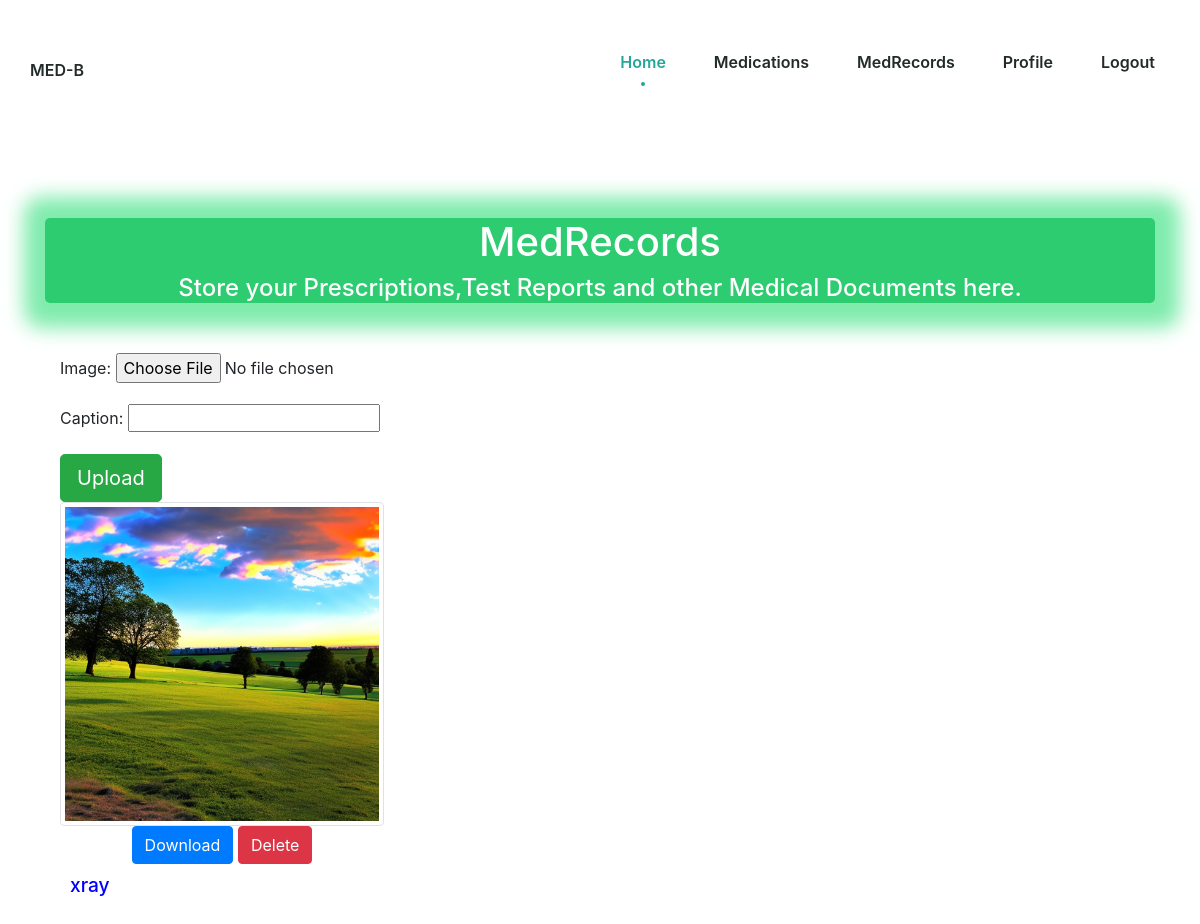
The app's page /prescription/ (signed in), older data.
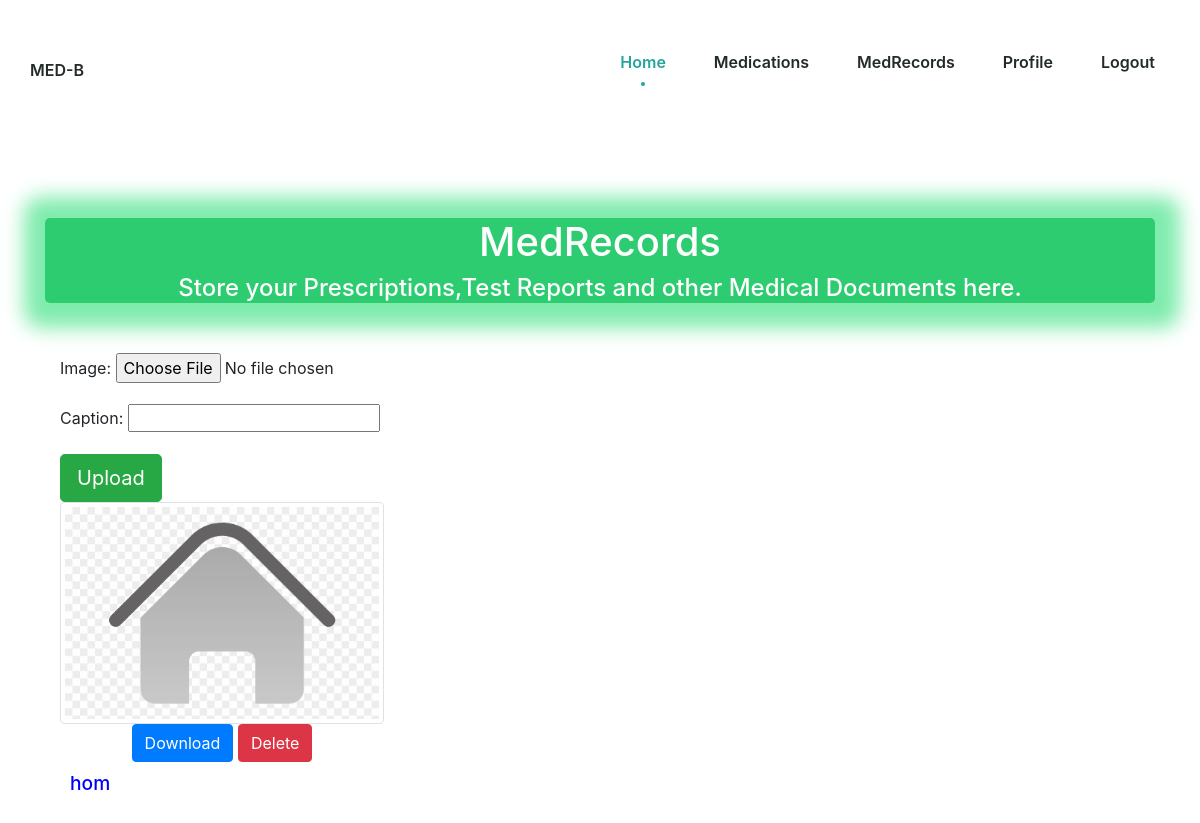
The same page, newer data.
### prescription/models.py (models this page shows, shortened)
class Image(models.Model):
    caption = models.CharField(max_length=100)
    image = models.ImageField(upload_to="images")
    user = models.ForeignKey(User, on_delete=models.CASCADE,default=1)

### prescription/views.py (the view, shortened to what this page needs)
# urls.py: path('',views.index, name='index'),
@login_required
def index(request):
    form = ImageForm(data=request.POST, files=request.FILES)
    img = Image.objects.filter(user=request.user)
    return render(request, "prescription.html",{"img": img, "form": form})

### prescription/form.py
class ImageForm(forms.ModelForm):
    class Meta:
        model = Image
        fields=("caption","image")

### templates/prescription.html (shortened to what this page needs)
{% load static %}
<!doctype html>
<html lang="en">
  <head>
	<link rel="stylesheet" href="https://cdnjs.cloudflare.com/ajax/libs/bootstrap/5.1.3/css/bootstrap.min.css">
  <link rel="stylesheet" href="https://cdn.jsdelivr.net/npm/boxicons@latest/css/boxicons.min.css">
  <link rel="stylesheet" href="{% static 'dashboard/css/styles.css' %}">
    <link rel="stylesheet" href="https://cdn.jsdelivr.net/npm/bootstrap@4.3.1/dist/css/bootstrap.min.css">
  </head>
  <body>
    <header class="header" id="header">
      <nav class="nav container">
        <a href="{% url 'index' %}" class="nav__logo"><span class="fs-8">MED</span>-B</a>
        <div class="nav__menu" id="nav-menu">
              <ul class="nav__list">
                  <li class="nav__item">
                      <a href="{% url 'dashboard' %}" class="nav__link active-link">
                          <span class="nav__name">Home</span>
                      </a>
                  </li>
                  <li class="nav__item">
                      <a href="{% url 'dashboard' %}" class="nav__link">
                          <span class="nav__name">Medications</span>
                      </a>
                  </li>
                  <li class="nav__item">
                    <a href="#" class="nav__link">
                        <span class="nav__name">MedRecords</span>
                    </a>
                </li>
                  <li class="nav__item">
                    <a href="{% url 'profile' %}" class="nav__link">
                        <span class="nav__name">Profile</span>
                    </a>
                </li>
                  <li class="nav__item">
                      <a href="{% url 'logout' %}" class="nav__link">
                          <span class="nav__name">Logout </span>
                      </a>
                  </li>
              </ul>
          </div>
      </nav>
  </header>
<br>
<br>
<br>
<br>
<br>
<br>
<br>
<div class="container">
    <div class="header-MedRecords">
        <h1>MedRecords</h1>
        <h4>Store your Prescriptions,Test Reports and other Medical Documents here.</h4>
    </div>
    <div class="container">
        <form action="upload" method="POST" enctype="multipart/form-data">
          <div class="form-group">
            <label for="{{ form.image.id_for_label }}">Image:</label>
            {{ form.image }}
          </div>
          <div class="form-group">
            <label for="{{ form.caption.id_for_label }}">Caption:</label>
            {{ form.caption }}
          </div>
          <button type="submit" class="btn btn-lg btn-success">Upload</button>
        </form>
        <div class="Docs">
        {% for x in img %}
         <div class="Docs-item">
            <img src="{{x.image.url}}" height="70%" width="70%" class="img-thumbnail">
            <div class="image-actions">
                <a href="{% url 'download_image' x.id %}" class="btn btn-primary">Download</a>
                <a href="{% url 'delete_image' x.id %}" class="btn btn-danger">Delete</a>
            </div>
            <h2 class="caption">{{x.caption}}</h2>
         </div>
         {% endfor %}
        </div>
    </div>
  </div>
  </body>
</html>

### static/dashboard/css/styles.css (style rules this page uses)
:root { --header-height: 3rem; --hue: 174; --sat: 63%; --first-color: hsl(var(--hue), var(--sat), 40%); --first-color-alt: hsl(var(--hue), var(--sat), 36%); --title-color: hsl(var(--hue), 12%, 15%); --text-color: hsl(var(--hue), 8%, 35%); --body-color: hsl(var(--hue), 100%, 99%); --container-color: #FFF; --body-font: 'Open Sans', sans-serif; --h1-font-size: 1.5rem; --normal-font-size: .938rem; --tiny-font-size: .625rem; --z-tooltip: 10; --z-fixed: 100; }
@media screen and (min-width: 968px) { :root { --h1-font-size: 2.25rem; --normal-font-size: 1rem; } }
* { box-sizing: border-box; padding: 0; margin: 0; }
html { scroll-behavior: smooth; }
body { margin: var(--header-height) 0 0 0; font-family: var(--body-font); font-size: var(--normal-font-size); background-color: var(--body-color); color: var(--text-color); }
ul { list-style: none; }
a { text-decoration: none; }
img { max-width: 100%; height: auto; }
.container { max-width: 968px; margin-left: 1rem; margin-right: 1rem; max-height: 10px; }
.header { position: fixed; top: 0; left: 0; width: 100%; background-color: var(--container-color); z-index: var(--z-fixed); transition: .4s; }
.nav { height: var(--header-height); display: flex; justify-content: space-between; align-items: center; }
.nav__logo { color: var(--title-color); font-weight: 600; }
.nav__list, .nav__link { display: flex; }
.nav__link { flex-direction: column; align-items: center; row-gap: 4px; color: var(--title-color); font-weight: 600; }
.nav__list { justify-content: space-around; }
.nav__name { font-size: var(--tiny-font-size); }
.active-link { position: relative; color: var(--first-color); transition: .3s; }
@media screen and (min-width: 576px) { .nav__list { justify-content: center; column-gap: 3rem; } }
@media screen and (min-width: 767px) { body { margin: 0; } }
@media screen and (min-width: 767px) { .nav { height: calc(var(--header-height) + 1.5rem); } }
@media screen and (min-width: 767px) { .nav__name { font-size: var(--normal-font-size); } }
@media screen and (min-width: 767px) { .active-link::before { content: ''; position: absolute; bottom: -.75rem; width: 4px; height: 4px; background-color: var(--first-color); border-radius: 50%; } }
@media screen and (min-width: 1024px) { .container { margin-left: auto; margin-right: auto; } }

### templates/prescription.html (style rules this page uses)
.header-MedRecords { text-align: center; color:white; margin-top: 4px; background-color:#2ecc71; border-radius:5px; box-shadow:2px 2px 20px 23px #7fecad; }
.container { justify:center; margin-top:50px; }
.Docs { display:flex; flex-wrap:wrap; justify-content:space-between; align-items:center; margin-bottom:20px; }
.Docs-item { width:30%; margin-bottom:20px; text-align:center; }
.caption { bottom:0; left:0; right:0; color:blue; padding:10px; font-size:1.2rem; text-align:left; }
img { display:block; width:100%; height:auto; }

Row changes from the older to the newer data that the page shows:
removed Image: image (picture), caption "xray"
added Image: image (picture), caption "hom"
